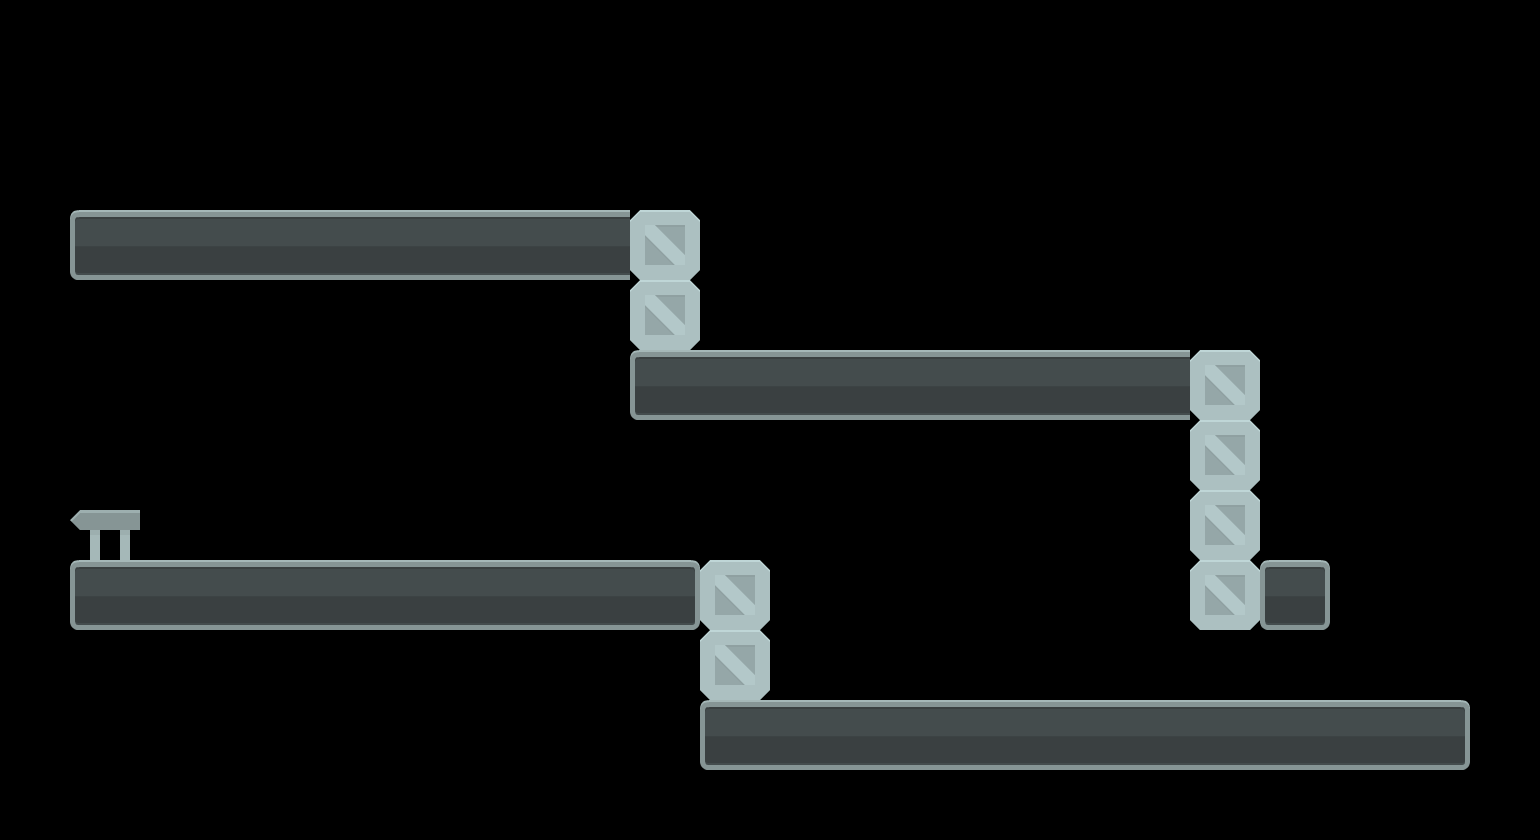

Below is a game level as drawn by its tile map, then a one-line description and the .tmx that defines it (tile-layer data replaced by summaries):
An orthogonal 22x12 tile map with 70x70 px tiles, 1 tile layer (Desen Katmanı 1) and 18 objects (3x enemy, player, end).

<map version="1.8" tiledversion="1.8.4" orientation="orthogonal" renderorder="right-down" width="22" height="12" tilewidth="70" tileheight="70" infinite="0" nextlayerid="3" nextobjectid="20">
 <tileset firstgid="1" source="PlatformTiles.tsx" />
 <layer id="1" name="Desen Katmanı 1" width="22" height="12">
  <data>[264 cells, 46 non-empty, 6 distinct tile ids]</data>
 </layer>
 <objectgroup id="2" name="objects">
  <object id="1" x="0" y="70">
   <polygon points="0,0 1540,0 1540,-70 0,-70" />
  </object>
  <object id="2" x="0" y="350">
   <polygon points="0,0 70,0 70,-280 0,-280" />
  </object>
  <object id="3" x="0" y="560">
   <polygon points="0,0 70,0 70,280 0,280" />
  </object>
  <object id="4" x="70" y="770">
   <polygon points="0,0 1470,0 1470,70 0,70" />
  </object>
  <object id="5" x="1470" y="770">
   <polygon points="0,0 0,-700 70,-700 70,0" />
  </object>
  <object id="6" x="70" y="210">
   <polygon points="0,0 630,0 630,70 0,70" />
  </object>
  <object id="7" x="630" y="280">
   <polygon points="0,0 0,140 70,140 70,0" />
  </object>
  <object id="8" x="700" y="350">
   <polygon points="0,0 560,0 560,70 0,70" />
  </object>
  <object id="9" x="1190" y="420">
   <polygon points="0,0 0,210 70,210 70,0" />
  </object>
  <object id="10" x="1260" y="560">
   <polygon points="0,0 70,0 70,70 0,70" />
  </object>
  <object id="11" x="1470" y="700">
   <polygon points="0,0 0,70 -770,70 -770,0" />
  </object>
  <object id="12" x="770" y="700">
   <polygon points="0,0 0,-140 -70,-140 -70,0" />
  </object>
  <object id="13" x="70" y="560">
   <polygon points="0,0 630,0 630,70 0,70" />
  </object>
  <object id="14" name="player" x="210" y="140" width="70" height="70" />
  <object id="15" name="enemy" x="910" y="280" width="70" height="70" />
  <object id="16" name="enemy" x="910" y="630" width="70" height="70" />
  <object id="17" name="enemy" x="280" y="490" width="70" height="70" />
  <object id="18" name="end" x="70" y="490" width="70" height="70" />
 </objectgroup>
</map>
